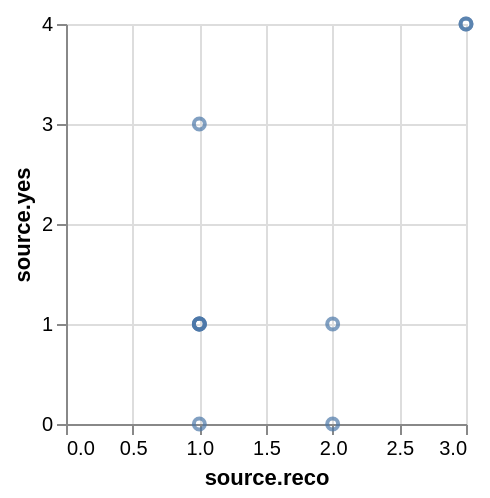

Write the Vega-Lite specification saved for this chart.
### Vega specification from a JSON file in a GitHub repository (floating-point values rounded to 4 significant figures)
{"$schema": "https://vega.github.io/schema/vega/v5.json", "background": "white", "padding": 5, "width": 200, "height": 200, "style": "cell", "data": [{"name": "source_0", "values": {"hits": {"hits": [{"source": {"reco": 2, "yes": 1}}, {"source": {"reco": 3, "yes": 4}}, {"source": {"reco": 2, "yes": 0}}, {"source": {"reco": 1, "yes": 3}}, {"source": {"reco": 3, "yes": 4}}, {"source": {"reco": 1, "yes": 1}}, {"source": {"reco": 1, "yes": 1}}, {"source": {"reco": 1, "yes": 1}}, {"source": {"reco": 1, "yes": 0}}, {"source": {"reco": 1, "yes": 1}}]}}, "format": {"property": "hits.hits"}}, {"name": "data_0", "source": "source_0", "transform": [{"type": "formula", "expr": "datum[\"source\"] && datum[\"source\"][\"reco\"]", "as": "source.reco"}, {"type": "formula", "expr": "datum[\"source\"] && datum[\"source\"][\"yes\"]", "as": "source.yes"}, {"type": "filter", "expr": "isValid(datum[\"source.reco\"]) && isFinite(+datum[\"source.reco\"]) && isValid(datum[\"source.yes\"]) && isFinite(+datum[\"source.yes\"])"}]}], "marks": [{"name": "marks", "type": "symbol", "style": ["point"], "from": {"data": "data_0"}, "encode": {"update": {"opacity": {"value": 0.7}, "fill": {"value": "transparent"}, "stroke": {"value": "#4c78a8"}, "ariaRoleDescription": {"value": "point"}, "description": {"signal": "\"source.reco\" + \": \" + (format(datum[\"source.reco\"], \"\")) + \"; \" + \"source.yes\" + \": \" + (format(datum[\"source.yes\"], \"\"))"}, "x": {"scale": "x", "field": "source\\.reco"}, "y": {"scale": "y", "field": "source\\.yes"}}}}], "scales": [{"name": "x", "type": "linear", "domain": {"data": "data_0", "field": "source\\.reco"}, "range": [0, {"signal": "width"}], "nice": true, "zero": true}, {"name": "y", "type": "linear", "domain": {"data": "data_0", "field": "source\\.yes"}, "range": [{"signal": "height"}, 0], "nice": true, "zero": true}], "axes": [{"scale": "x", "orient": "bottom", "gridScale": "y", "grid": true, "tickCount": {"signal": "ceil(width/40)"}, "domain": false, "labels": false, "aria": false, "maxExtent": 0, "minExtent": 0, "ticks": false, "zindex": 0}, {"scale": "y", "orient": "left", "gridScale": "x", "grid": true, "tickCount": {"signal": "ceil(height/40)"}, "domain": false, "labels": false, "aria": false, "maxExtent": 0, "minExtent": 0, "ticks": false, "zindex": 0}, {"scale": "x", "orient": "bottom", "grid": false, "title": "source.reco", "labelFlush": true, "labelOverlap": true, "tickCount": {"signal": "ceil(width/40)"}, "zindex": 0}, {"scale": "y", "orient": "left", "grid": false, "title": "source.yes", "labelOverlap": true, "tickCount": {"signal": "ceil(height/40)"}, "zindex": 0}]}
